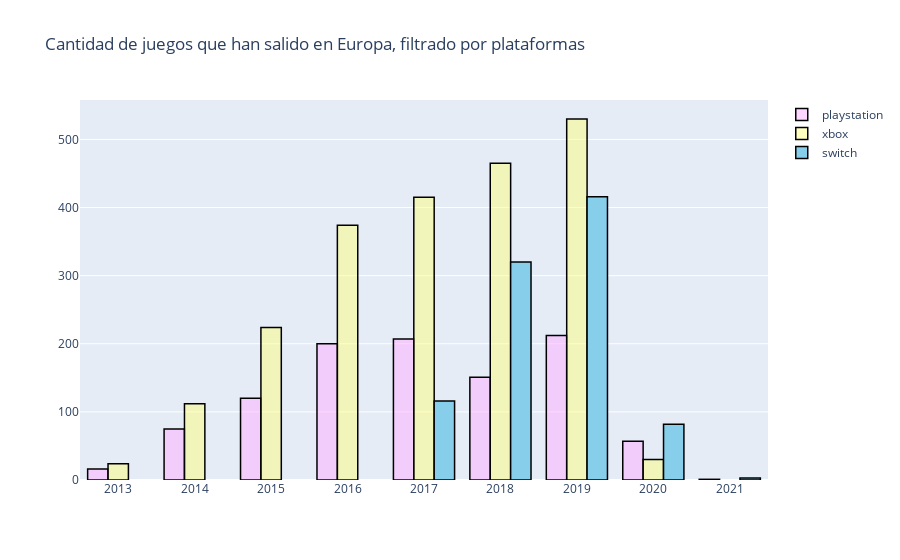
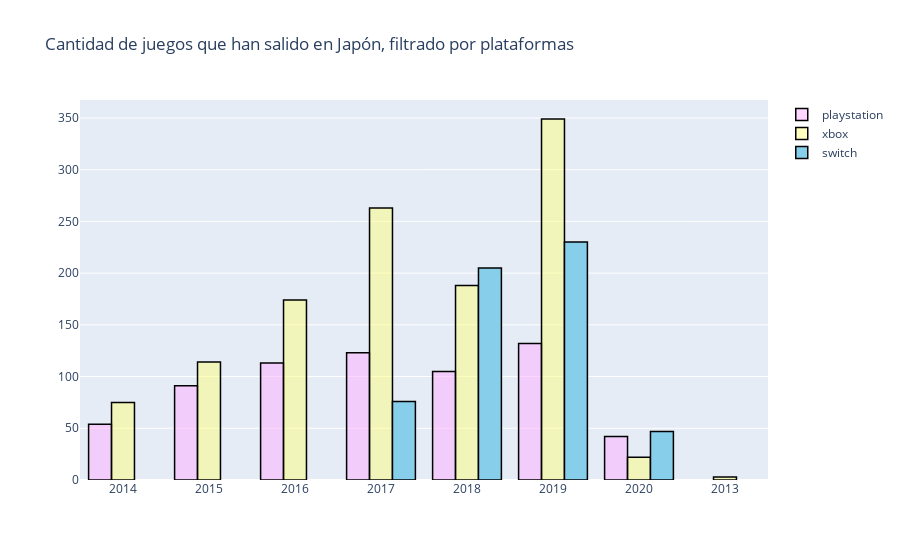
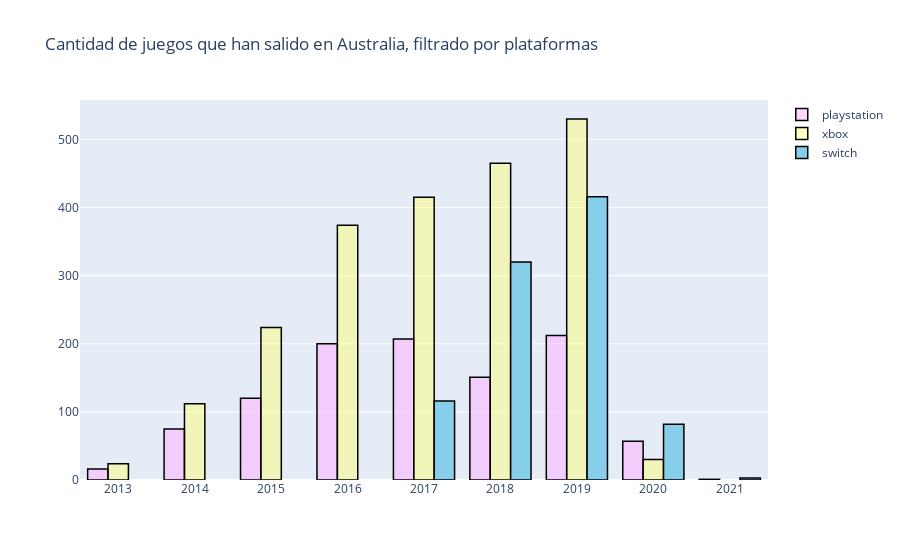
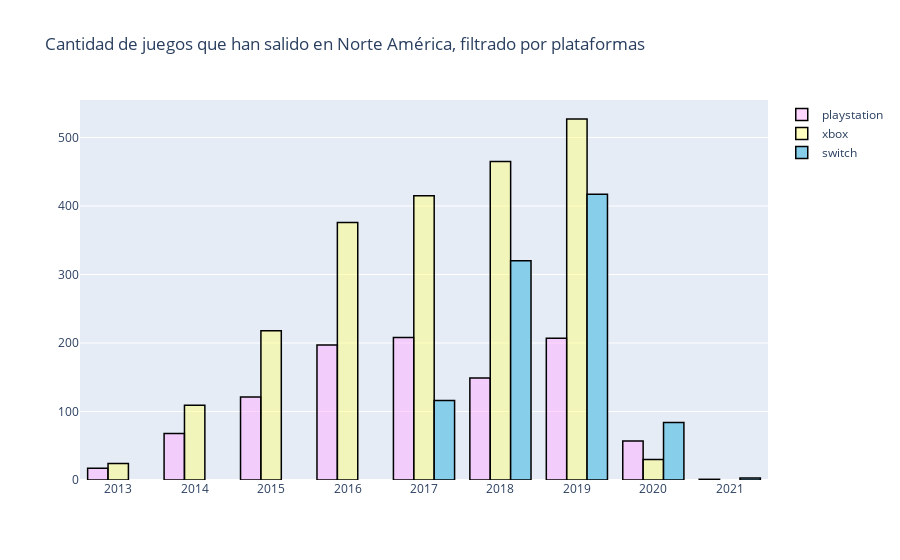

Source (notebook cell) for these figures, in order:
### Code cell
plataforma_year(df)

### Figure 1 — Plotly figure (JSON) as saved in the notebook; plotly's stock layout.template omitted (floating-point values rounded to 4 significant figures)
{"data": [{"marker": {"color": "rgba(255,174,255,0.5)", "line": {"color": "rgb(0,0,0)", "width": 1.5}}, "name": "playstation", "type": "bar", "x": ["2013", "2014", "2015", "2016", "2017", "2018", "2019", "2020", "2021"], "y": [16, 75, 120, 200, 207, 151, 212, 57, 1]}, {"marker": {"color": "rgba(255, 255, 128, 0.5)", "line": {"color": "rgb(0,0,0)", "width": 1.5}}, "name": "xbox", "type": "bar", "x": ["2013", "2014", "2015", "2016", "2017", "2018", "2019", "2020"], "y": [24, 112, 224, 374, 415, 465, 530, 30]}, {"marker": {"color": "skyblue", "line": {"color": "rgb(0,0,0)", "width": 1.5}}, "name": "switch", "type": "bar", "x": ["2017", "2018", "2019", "2020", "2021"], "y": [116, 320, 416, 82, 3]}], "layout": {"barmode": "group", "title": {"text": "Cantidad de juegos que han salido en Europa, filtrado por plataformas"}}}

### Figure 2 — Plotly figure (JSON) as saved in the notebook; plotly's stock layout.template omitted (floating-point values rounded to 4 significant figures)
{"data": [{"marker": {"color": "rgba(255,174,255,0.5)", "line": {"color": "rgb(0,0,0)", "width": 1.5}}, "name": "playstation", "type": "bar", "x": ["2014", "2015", "2016", "2017", "2018", "2019", "2020"], "y": [54, 91, 113, 123, 105, 132, 42]}, {"marker": {"color": "rgba(255, 255, 128, 0.5)", "line": {"color": "rgb(0,0,0)", "width": 1.5}}, "name": "xbox", "type": "bar", "x": ["2013", "2014", "2015", "2016", "2017", "2018", "2019", "2020"], "y": [3, 75, 114, 174, 263, 188, 349, 22]}, {"marker": {"color": "skyblue", "line": {"color": "rgb(0,0,0)", "width": 1.5}}, "name": "switch", "type": "bar", "x": ["2017", "2018", "2019", "2020"], "y": [76, 205, 230, 47]}], "layout": {"barmode": "group", "title": {"text": "Cantidad de juegos que han salido en Japón, filtrado por plataformas"}}}

### Figure 3 — Plotly figure (JSON) as saved in the notebook; plotly's stock layout.template omitted (floating-point values rounded to 4 significant figures)
{"data": [{"marker": {"color": "rgba(255,174,255,0.5)", "line": {"color": "rgb(0,0,0)", "width": 1.5}}, "name": "playstation", "type": "bar", "x": ["2013", "2014", "2015", "2016", "2017", "2018", "2019", "2020", "2021"], "y": [16, 75, 120, 200, 207, 151, 212, 57, 1]}, {"marker": {"color": "rgba(255, 255, 128, 0.5)", "line": {"color": "rgb(0,0,0)", "width": 1.5}}, "name": "xbox", "type": "bar", "x": ["2013", "2014", "2015", "2016", "2017", "2018", "2019", "2020"], "y": [24, 112, 224, 374, 415, 465, 530, 30]}, {"marker": {"color": "skyblue", "line": {"color": "rgb(0,0,0)", "width": 1.5}}, "name": "switch", "type": "bar", "x": ["2017", "2018", "2019", "2020", "2021"], "y": [116, 320, 416, 82, 3]}], "layout": {"barmode": "group", "title": {"text": "Cantidad de juegos que han salido en Australia, filtrado por plataformas"}}}

### Figure 4 — Plotly figure (JSON) as saved in the notebook; plotly's stock layout.template omitted (floating-point values rounded to 4 significant figures)
{"data": [{"marker": {"color": "rgba(255,174,255,0.5)", "line": {"color": "rgb(0,0,0)", "width": 1.5}}, "name": "playstation", "type": "bar", "x": ["2013", "2014", "2015", "2016", "2017", "2018", "2019", "2020", "2021"], "y": [17, 68, 121, 197, 208, 149, 207, 57, 1]}, {"marker": {"color": "rgba(255, 255, 128, 0.5)", "line": {"color": "rgb(0,0,0)", "width": 1.5}}, "name": "xbox", "type": "bar", "x": ["2013", "2014", "2015", "2016", "2017", "2018", "2019", "2020"], "y": [24, 109, 218, 376, 415, 465, 527, 30]}, {"marker": {"color": "skyblue", "line": {"color": "rgb(0,0,0)", "width": 1.5}}, "name": "switch", "type": "bar", "x": ["2017", "2018", "2019", "2020", "2021"], "y": [116, 320, 417, 84, 3]}], "layout": {"barmode": "group", "title": {"text": "Cantidad de juegos que han salido en Norte América, filtrado por plataformas"}}}
